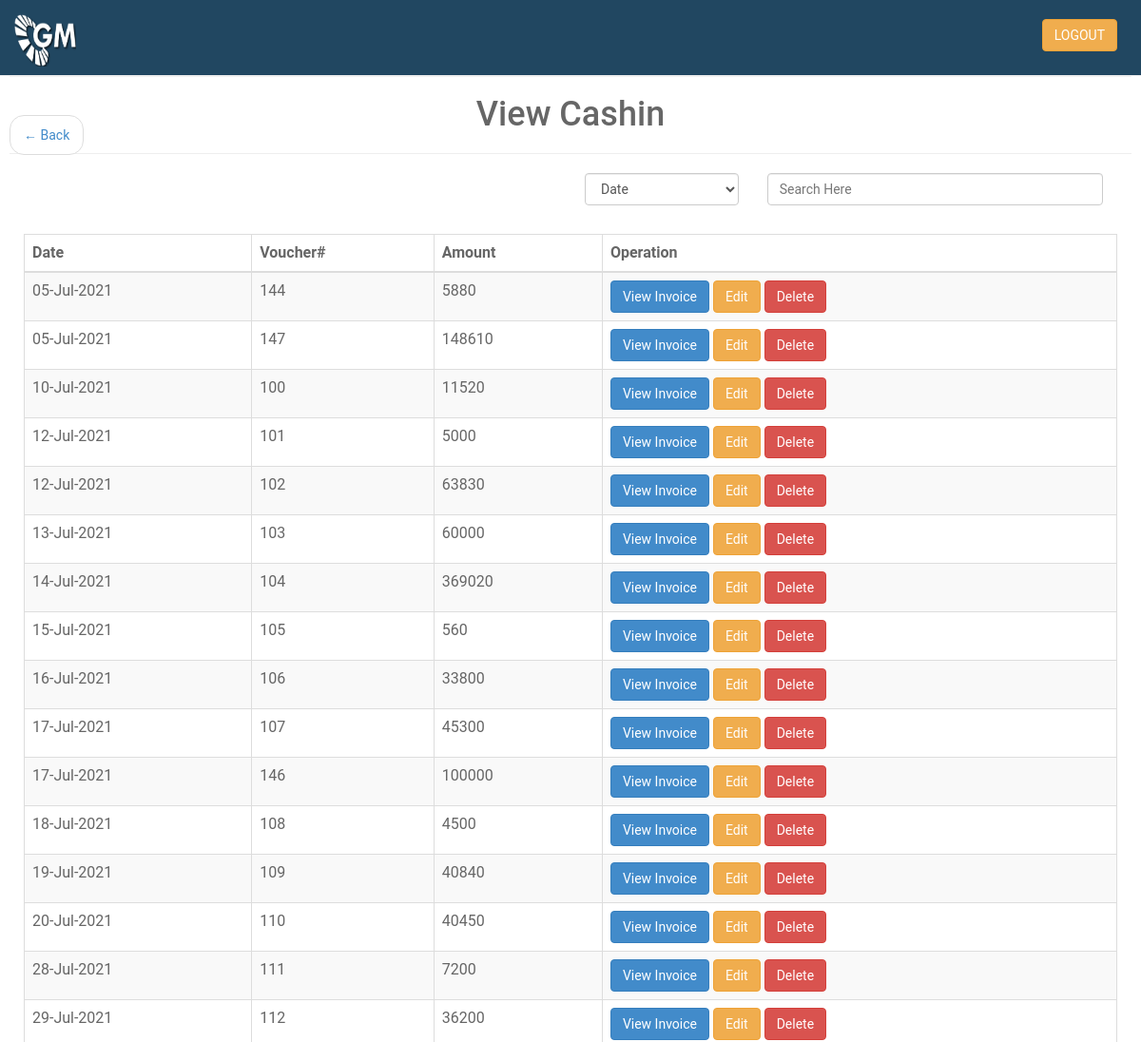
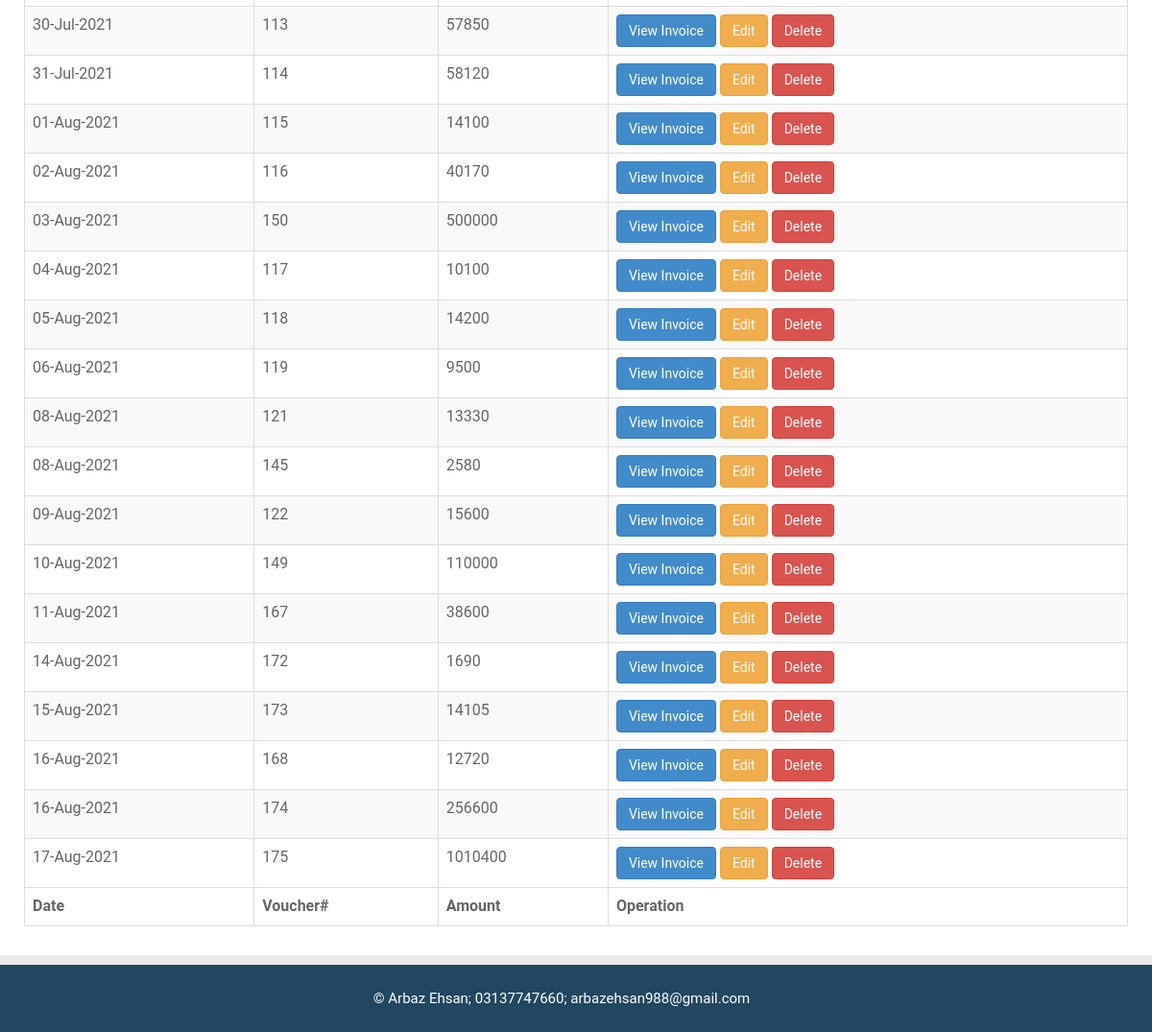
Screenshot of /trans/viewCashin.php (signed in) with the database file from the repository (2 pictures, top to bottom).
### tables this page shows
CREATE TABLE `tcounter` (
  `id` int(100) NOT NULL,
  `day` date NOT NULL,
  `voucher_no` varchar(100) NOT NULL,
  `total_amnt` varchar(100) NOT NULL,
  `type` varchar(11) NOT NULL
);

### trans/viewCashin.php (the view, shortened to what this page needs)
<?php include("../connect.php");  include('../session.php');
 ?>
<?php
include ("../header.php");
?>
<!DOCTYPE html>
<html>
<head>
</head>
<body>
<?php
		$result = mysqli_query($con,"SELECT * FROM tcounter WHERE type='CR' ORDER BY day");
 ?>
 <nav aria-label="..." style="position: fixed;">
  <ul class="pager">
    <li class="previous"><a href="#" onClick="javascript:history.go(-1)"><span aria-hidden="true">&larr;</span> Back</a></li>
  </ul>
</nav>
<center><h1>View Cashin</h1></center><hr>
<div class="container-fluid">
  <div class="row">
    <div class="col-md-12 table-responsive">
      <div class="col-md-4 pull-right">
        <input type="text" id="myInput" autocomplete="off" class="form-control" onkeyup="myFunction()" placeholder="Search Here" autofocus="on"><br>
      </div>
      <div class="col-md-2 pull-right">
        <select name="sort" id="sort" class="form-control" onchange="sort(this.value)">
          <option value="0">Date</option>
        </select><br>
      </div>
 	<table class="display1 table table-striped table-hover table-bordered" id="myTable">
    <thead>
      <tr>
      <th>Date</th>
      <th>Voucher#</th>
      <th>Amount</th>
      <th>Operation</th>
    </tr>
    </thead>
    <tfoot>
      <tr>
      <th>Date</th>
      <th>Voucher#</th>
      <th>Amount</th>
      <th>Operation</th>
    </tr>
    </tfoot>
 		<tbody>
 		<tr>
      <?php
      while($fetch = mysqli_fetch_array($result)){
      ?>
      <td><?php echo date('d-M-Y', strtotime($fetch['day'])); ?></td>
 			<td><?php echo $fetch['voucher_no']; ?></td>
      <td><?php echo $fetch['total_amnt']; ?></td>
      <td><button class="btn btn-primary" onclick="view(this.id)" id="<?php echo $fetch['id'] ?>">View Invoice</button>
        <a href="editCash.php?from=CR&id=<?php echo $fetch['id']?>&vno=<?php echo $fetch['voucher_no'] ?>" class="btn btn-warning">Edit</a>
        <a href="viewCashin.php?delId=<?php echo $fetch['id']?>" class="btn btn-danger" onclick="return func()">Delete</a>
        </td>
 		</tr>
    <?php }?>
    </tbody>
 	</table>
    </div>
  </div>
</div>
</body>
</html>
 <?php
include ("../footer.php");
 ?>

### assets/css/custom.css (style rules this page uses)
body { font-family: 'Open Sans', sans-serif; line-height:30px; overflow-x: hidden; }

### assets/css/style.css (style rules this page uses)
body { background: #e9e9e9; color: #666666; font-family: 'RobotoDraft', 'Roboto', sans-serif; font-size: 14px; -webkit-font-smoothing: antialiased; -moz-osx-font-smoothing: grayscale; }

### rows the page displays
tcounter: day "05-Jul-2021", voucher_no "144", total_amnt "5880"
tcounter: day "05-Jul-2021", voucher_no "147", total_amnt "148610"
tcounter: day "10-Jul-2021", voucher_no "100", total_amnt "11520"
tcounter: day "12-Jul-2021", voucher_no "101", total_amnt "5000"
tcounter: day "12-Jul-2021", voucher_no "102", total_amnt "63830"
tcounter: day "13-Jul-2021", voucher_no "103", total_amnt "60000"
tcounter: day "14-Jul-2021", voucher_no "104", total_amnt "369020"
tcounter: day "15-Jul-2021", voucher_no "105", total_amnt "560"
tcounter: day "16-Jul-2021", voucher_no "106", total_amnt "33800"
tcounter: day "17-Jul-2021", voucher_no "107", total_amnt "45300"
tcounter: day "17-Jul-2021", voucher_no "146", total_amnt "100000"
tcounter: day "18-Jul-2021", voucher_no "108", total_amnt "4500"
tcounter: day "19-Jul-2021", voucher_no "109", total_amnt "40840"
tcounter: day "20-Jul-2021", voucher_no "110", total_amnt "40450"
tcounter: day "28-Jul-2021", voucher_no "111", total_amnt "7200"
tcounter: day "29-Jul-2021", voucher_no "112", total_amnt "36200"
tcounter: day "30-Jul-2021", voucher_no "113", total_amnt "57850"
tcounter: day "31-Jul-2021", voucher_no "114", total_amnt "58120"
tcounter: day "01-Aug-2021", voucher_no "115", total_amnt "14100"
tcounter: day "02-Aug-2021", voucher_no "116", total_amnt "40170"
tcounter: day "03-Aug-2021", voucher_no "150", total_amnt "500000"
tcounter: day "04-Aug-2021", voucher_no "117", total_amnt "10100"
tcounter: day "05-Aug-2021", voucher_no "118", total_amnt "14200"
tcounter: day "06-Aug-2021", voucher_no "119", total_amnt "9500"
tcounter: day "08-Aug-2021", voucher_no "121", total_amnt "13330"
tcounter: day "08-Aug-2021", voucher_no "145", total_amnt "2580"
tcounter: day "09-Aug-2021", voucher_no "122", total_amnt "15600"
tcounter: day "10-Aug-2021", voucher_no "149", total_amnt "110000"
tcounter: day "11-Aug-2021", voucher_no "167", total_amnt "38600"
tcounter: day "14-Aug-2021", voucher_no "172", total_amnt "1690"
tcounter: day "15-Aug-2021", voucher_no "173", total_amnt "14105"
tcounter: day "16-Aug-2021", voucher_no "168", total_amnt "12720"
tcounter: day "16-Aug-2021", voucher_no "174", total_amnt "256600"
tcounter: day "17-Aug-2021", voucher_no "175", total_amnt "1010400"
